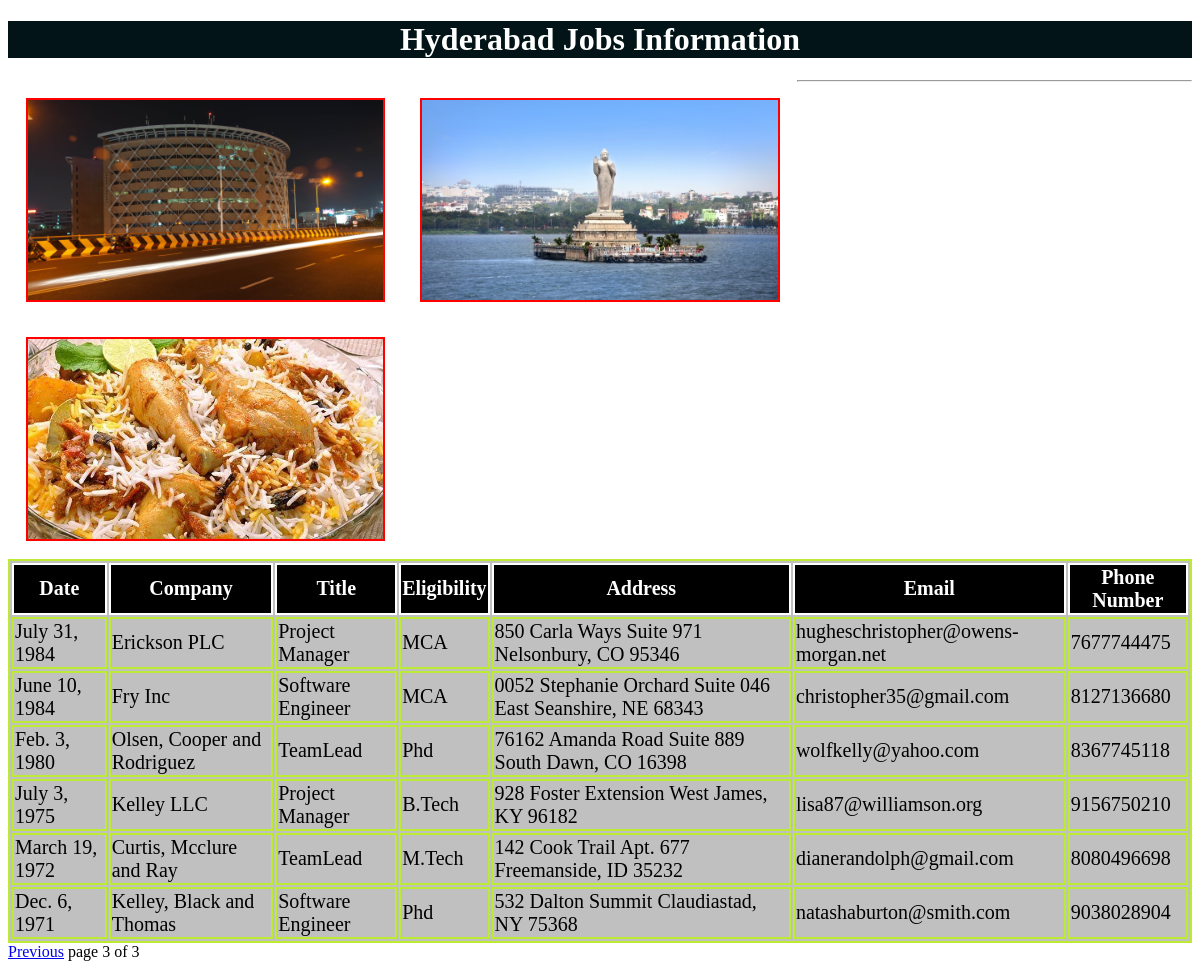
/hydjobs/?page=3, run on the app's committed database.
### testapp/models.py (models this page shows)
class hydjobs(models.Model):
    date=models.DateField();
    company=models.CharField(max_length=100);
    title=models.CharField(max_length=20);
    eligibility=models.CharField(max_length=50);
    address=models.CharField(max_length=100)
    email=models.EmailField();
    phonenumber=models.IntegerField(max_length=10)

### testapp/views.py (the view)
# urls.py: url(r'^hydjobs/', views.hydjobs1),
def hydjobs1(request):
    job_list=hydjobs.objects.order_by('-date')
    paginator=Paginator(job_list,10)
    page_number=request.GET.get('page')
    try:
        job_list=paginator.page(page_number)
    except PageNotAnInteger:
        job_list=paginator.page(1)
    except EmptyPage:
        job_list=paginator.page(paginator.num_pages)
    return render(request,'testapp/hydjobs.html',{'job_list':job_list})

### templates/testapp/hydjobs.html (shortened to what this page needs)
<!DOCTYPE html>
{%load staticfiles%}
<html lang="en" dir="ltr">
  <head>
    <link rel="stylesheet" href="{% static "css/project.css" %}">
  </head>
  <body>
    <h1>Hyderabad Jobs Information</h1>
      <img src="{%static "images/hyd2.jpg"%}" alt="">
      <img src="{%static "images/hyd1.jpg"%}" alt="">
      <img src="{%static "images/hyd3.jpg"%}" alt="">
      <hr>
      {% if job_list %}
      <table id='tab'>
        <thead>
          <th>Date</th>
          <th>Company</th>
          <th>Title</th>
          <th>Eligibility</th>
          <th>Address</th>
          <th>Email</th>
          <th>Phone Number</th>
        </thead>
        {%for job in job_list %}
        <tr>
          <td>{{job.date}}</td>
          <td>{{job.company}}</td>
          <td>{{job.title}}</td>
          <td>{{job.eligibility}}</td>
          <td>{{job.address}}</td>
          <td>{{job.email}}</td>
          <td>{{job.phonenumber}}</td>
        </tr>
        {% endfor %}
      </table>
      {%include 'testapp/pagination.html' with page=job_list%}
      {%else %}
      <p>No Jobs Found in Hyderabad</p>
    {% endif %}
  </body>
</html>

### static/css/project.css (style rules this page uses)
body { background: url(https://encrypted-tbn0.gstatic.com/images?q=tbn%3AANd9GcTcSaHN7c_8ijCM9ECvznCpXuxa4NxEAfYLc5QVTbLNY7OKelGc) }
img { height: 200px; width:30%; float:left; margin:1.5%; border:2px solid red; }
h1 { color:white; text-align: center; background:#021417; }
table,thead,th,tr,td { color:Black; border:2px solid #bdeb34; font-size: 20px; margin:auto; background:silver; }
thead,th { color:white; border:2px solid white; font-size: 20px; margin:auto; background:black; }

### data on the page
hydjobs: date "July 31, 1984", company "Erickson PLC", title "Project Manager", eligibility "MCA", address "850 Carla Ways Suite 971 Nelsonbury, CO 95346", email "hugheschristopher@owens-morgan.net", phonenumber "7677744475"
hydjobs: date "June 10, 1984", company "Fry Inc", title "Software Engineer", eligibility "MCA", address "0052 Stephanie Orchard Suite 046 East Seanshire, NE 68343", email "christopher35@gmail.com", phonenumber "8127136680"
hydjobs: date "Feb. 3, 1980", company "Olsen, Cooper and Rodriguez", title "TeamLead", eligibility "Phd", address "76162 Amanda Road Suite 889 South Dawn, CO 16398", email "wolfkelly@yahoo.com", phonenumber "8367745118"
hydjobs: date "July 3, 1975", company "Kelley LLC", title "Project Manager", eligibility "B.Tech", address "928 Foster Extension West James, KY 96182", email "lisa87@williamson.org", phonenumber "9156750210"
hydjobs: date "March 19, 1972", company "Curtis, Mcclure and Ray", title "TeamLead", eligibility "M.Tech", address "142 Cook Trail Apt. 677 Freemanside, ID 35232", email "dianerandolph@gmail.com", phonenumber "8080496698"
hydjobs: date "Dec. 6, 1971", company "Kelley, Black and Thomas", title "Software Engineer", eligibility "Phd", address "532 Dalton Summit Claudiastad, NY 75368", email "natashaburton@smith.com", phonenumber "9038028904"

### other printed values
{{ page.number }} "3"
{{ page.paginator.num_pages }} "3"
